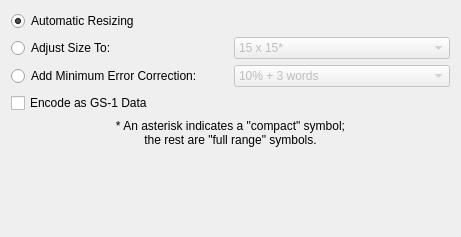
<?xml version="1.0" encoding="UTF-8"?>
<ui version="4.0">
 <class>grpAztec</class>
 <widget class="QWidget" name="grpAztec">
  <property name="geometry">
   <rect>
    <x>0</x>
    <y>0</y>
    <width>461</width>
    <height>237</height>
   </rect>
  </property>
  <property name="windowTitle">
   <string>Form</string>
  </property>
  <layout class="QVBoxLayout" name="verticalLayout">
   <item>
    <layout class="QGridLayout" name="gridLayout">
     <item row="0" column="0">
      <widget class="QRadioButton" name="radAztecAuto">
       <property name="text">
        <string>Automatic Resizing</string>
       </property>
       <property name="checked">
        <bool>true</bool>
       </property>
      </widget>
     </item>
     <item row="1" column="0">
      <widget class="QRadioButton" name="radAztecSize">
       <property name="text">
        <string>Adjust Size To:</string>
       </property>
      </widget>
     </item>
     <item row="1" column="1">
      <widget class="QComboBox" name="cmbAztecSize">
       <property name="enabled">
        <bool>false</bool>
       </property>
       <item>
        <property name="text">
         <string>15 x 15*</string>
        </property>
       </item>
       <item>
        <property name="text">
         <string>19 x 19*</string>
        </property>
       </item>
       <item>
        <property name="text">
         <string>23 x 23*</string>
        </property>
       </item>
       <item>
        <property name="text">
         <string>27 x 27*</string>
        </property>
       </item>
       <item>
        <property name="text">
         <string>19 x 19</string>
        </property>
       </item>
       <item>
        <property name="text">
         <string>23 x 23</string>
        </property>
       </item>
       <item>
        <property name="text">
         <string>27 x 27</string>
        </property>
       </item>
       <item>
        <property name="text">
         <string>31 x 31</string>
        </property>
       </item>
       <item>
        <property name="text">
         <string>37 x 37</string>
        </property>
       </item>
       <item>
        <property name="text">
         <string>41 x 41</string>
        </property>
       </item>
       <item>
        <property name="text">
         <string>45 x 45</string>
        </property>
       </item>
       <item>
        <property name="text">
         <string>49 x 49</string>
        </property>
       </item>
       <item>
        <property name="text">
         <string>53 x 53</string>
        </property>
       </item>
       <item>
        <property name="text">
         <string>57 x 57</string>
        </property>
       </item>
       <item>
        <property name="text">
         <string>61 x 61</string>
        </property>
       </item>
       <item>
        <property name="text">
         <string>67 x 67</string>
        </property>
       </item>
       <item>
        <property name="text">
         <string>71 x 71</string>
        </property>
       </item>
       <item>
        <property name="text">
         <string>75 x 75</string>
        </property>
       </item>
       <item>
        <property name="text">
         <string>79 x 79</string>
        </property>
       </item>
       <item>
        <property name="text">
         <string>83 x 83</string>
        </property>
       </item>
       <item>
        <property name="text">
         <string>87 x 87</string>
        </property>
       </item>
       <item>
        <property name="text">
         <string>91 x 91</string>
        </property>
       </item>
       <item>
        <property name="text">
         <string>95 x 95</string>
        </property>
       </item>
       <item>
        <property name="text">
         <string>101 x 101</string>
        </property>
       </item>
       <item>
        <property name="text">
         <string>105 x 105</string>
        </property>
       </item>
       <item>
        <property name="text">
         <string>109 x 109</string>
        </property>
       </item>
       <item>
        <property name="text">
         <string>113 x 113</string>
        </property>
       </item>
       <item>
        <property name="text">
         <string>117 x 117</string>
        </property>
       </item>
       <item>
        <property name="text">
         <string>121 x 121</string>
        </property>
       </item>
       <item>
        <property name="text">
         <string>125 x 125</string>
        </property>
       </item>
       <item>
        <property name="text">
         <string>131 x 131</string>
        </property>
       </item>
       <item>
        <property name="text">
         <string>135 x 135</string>
        </property>
       </item>
       <item>
        <property name="text">
         <string>139 x 139</string>
        </property>
       </item>
       <item>
        <property name="text">
         <string>143 x 143</string>
        </property>
       </item>
       <item>
        <property name="text">
         <string>147 x 147</string>
        </property>
       </item>
       <item>
        <property name="text">
         <string>151 x 151</string>
        </property>
       </item>
      </widget>
     </item>
     <item row="2" column="0">
      <widget class="QRadioButton" name="radAztecECC">
       <property name="text">
        <string>Add Minimum Error Correction:</string>
       </property>
      </widget>
     </item>
     <item row="2" column="1">
      <widget class="QComboBox" name="cmbAztecECC">
       <property name="enabled">
        <bool>false</bool>
       </property>
       <item>
        <property name="text">
         <string>10% + 3 words</string>
        </property>
       </item>
       <item>
        <property name="text">
         <string>23% + 3 words</string>
        </property>
       </item>
       <item>
        <property name="text">
         <string>36% + 3 words</string>
        </property>
       </item>
       <item>
        <property name="text">
         <string>50% + 3 words</string>
        </property>
       </item>
      </widget>
     </item>
     <item row="3" column="0">
      <widget class="QCheckBox" name="chkAztecMode">
       <property name="text">
        <string>Encode as GS-1 Data</string>
       </property>
      </widget>
     </item>
     <item row="4" column="0" colspan="2">
      <widget class="QLabel" name="lblAztecNote">
       <property name="text">
        <string>&lt;!DOCTYPE HTML PUBLIC &quot;-//W3C//DTD HTML 4.0//EN&quot; &quot;http://www.w3.org/TR/REC-html40/strict.dtd&quot;&gt;
&lt;html&gt;&lt;head&gt;&lt;meta name=&quot;qrichtext&quot; content=&quot;1&quot; /&gt;&lt;style type=&quot;text/css&quot;&gt;
p, li { white-space: pre-wrap; }
&lt;/style&gt;&lt;/head&gt;&lt;body style=&quot; font-family:'Sans Serif'; font-size:9pt; font-weight:400; font-style:normal;&quot;&gt;
&lt;p align=&quot;center&quot; style=&quot; margin-top:0px; margin-bottom:0px; margin-left:0px; margin-right:0px; -qt-block-indent:0; text-indent:0px;&quot;&gt;* An asterisk indicates a &quot;compact&quot; symbol;&lt;/p&gt;
&lt;p align=&quot;center&quot; style=&quot; margin-top:0px; margin-bottom:0px; margin-left:0px; margin-right:0px; -qt-block-indent:0; text-indent:0px;&quot;&gt;the rest are &quot;full range&quot; symbols.&lt;/p&gt;&lt;/body&gt;&lt;/html&gt;</string>
       </property>
      </widget>
     </item>
    </layout>
   </item>
   <item>
    <spacer name="verticalSpacer">
     <property name="orientation">
      <enum>Qt::Vertical</enum>
     </property>
     <property name="sizeHint" stdset="0">
      <size>
       <width>20</width>
       <height>53</height>
      </size>
     </property>
    </spacer>
   </item>
  </layout>
 </widget>
 <resources/>
 <connections>
  <connection>
   <sender>radAztecSize</sender>
   <signal>toggled(bool)</signal>
   <receiver>cmbAztecSize</receiver>
   <slot>setEnabled(bool)</slot>
   <hints>
    <hint type="sourcelabel">
     <x>85</x>
     <y>47</y>
    </hint>
    <hint type="destinationlabel">
     <x>331</x>
     <y>47</y>
    </hint>
   </hints>
  </connection>
  <connection>
   <sender>radAztecECC</sender>
   <signal>toggled(bool)</signal>
   <receiver>cmbAztecECC</receiver>
   <slot>setEnabled(bool)</slot>
   <hints>
    <hint type="sourcelabel">
     <x>200</x>
     <y>80</y>
    </hint>
    <hint type="destinationlabel">
     <x>366</x>
     <y>80</y>
    </hint>
   </hints>
  </connection>
 </connections>
</ui>
